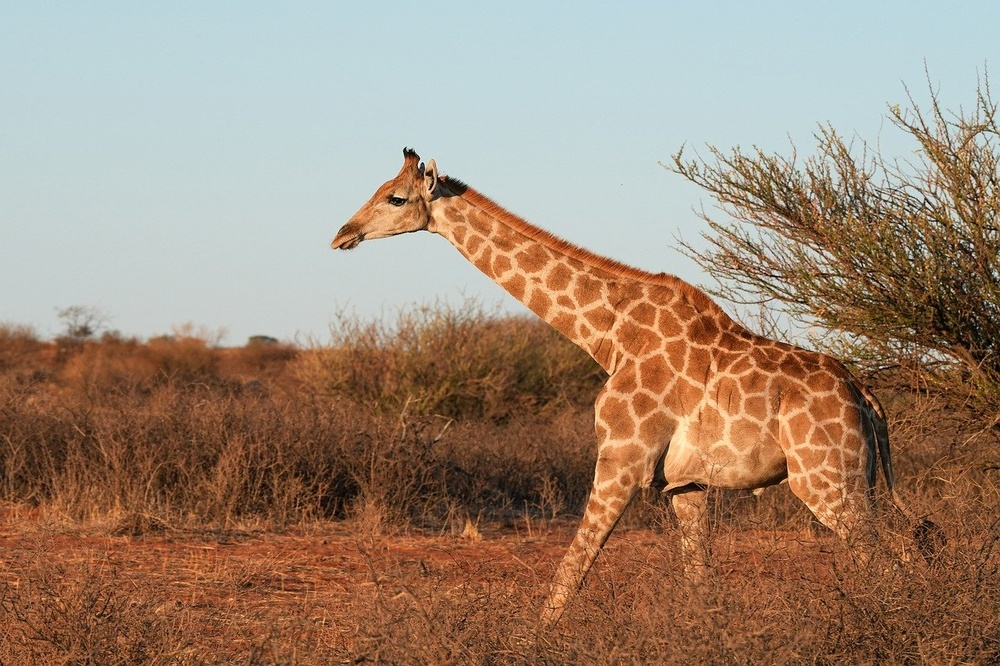
#> input picture Lab-04/input.jpg, 1000 x 666 px, shrunk from 1280 x 853 before the run
$ jupyter execute laplacian_filter.ipynb
#> lines starting #> are read from the running program, lines starting #| are printed output that depends on the picture
[cell 1]
# laplacian_filter.py

from PIL import Image
import numpy as np
import matplotlib.pyplot as plt
from scipy.ndimage import convolve

def apply_laplacian_filter(input_path, output_path):
    # Open the image and convert it to grayscale
#> called with input_path = 'input.jpg', output_path = 'laplacian_filtered.jpg'
    img = Image.open(input_path).convert("L")
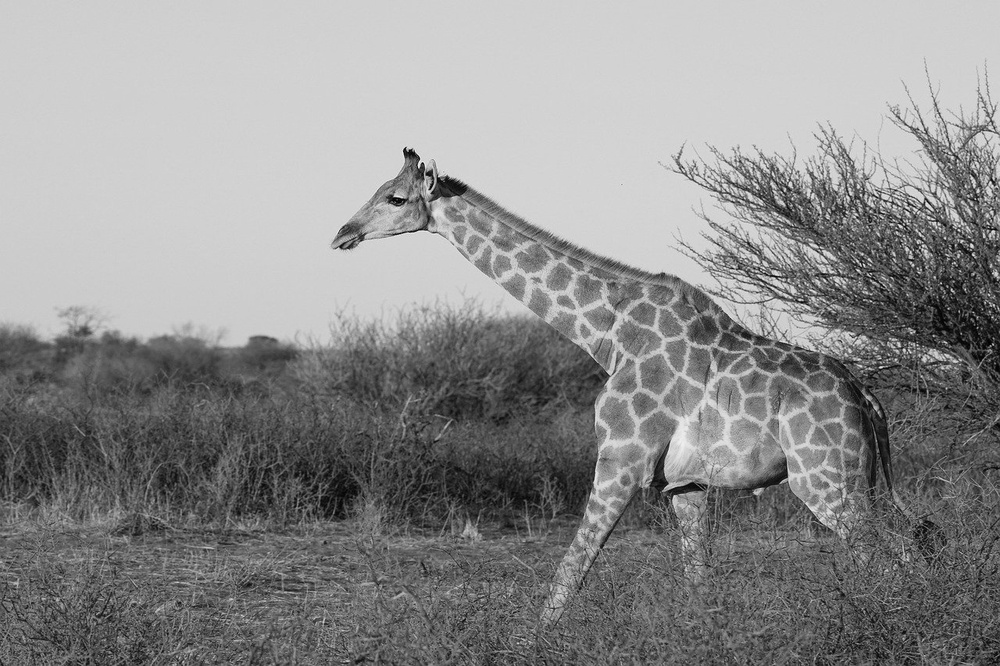
#> img: PIL image 1000x666 L; min 1, max 245, mean 141.1
    img_array = np.array(img)

    # Define the Laplacian kernel
    laplacian_kernel = np.array([[0, 1, 0],
                                 [1, -4, 1],
                                 [0, 1, 0]])

    # Apply the Laplacian filter using convolution
    laplacian_filtered = convolve(img_array, laplacian_kernel)
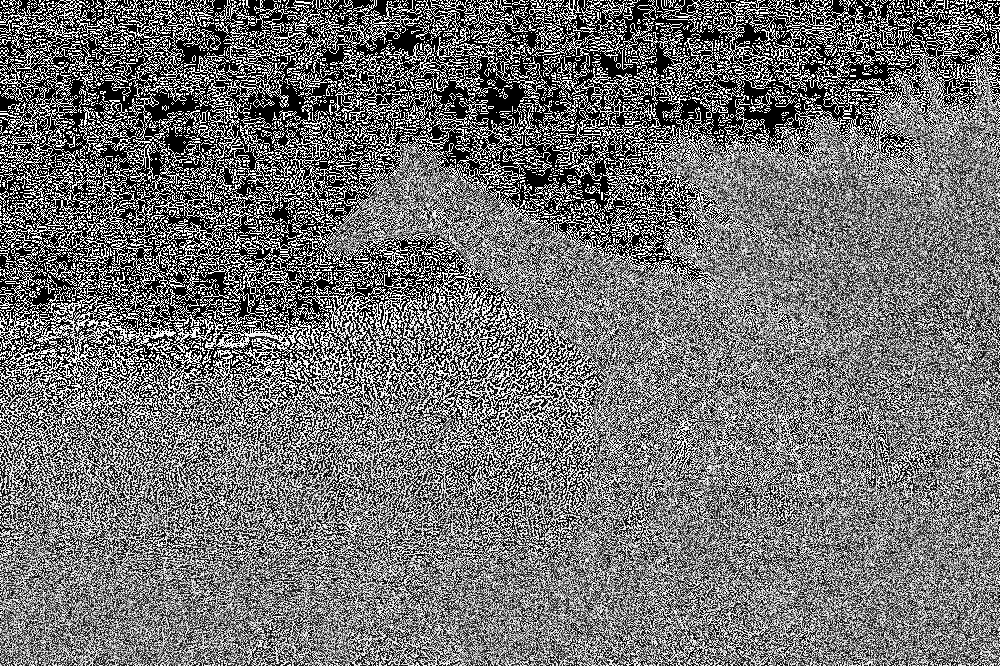
#> laplacian_filtered: shape (666, 1000); min 0, max 255, mean 114

    # Clip the result to ensure pixel values are valid
    laplacian_filtered = np.clip(laplacian_filtered, 0, 255).astype(np.uint8)
    laplacian_img = Image.fromarray(laplacian_filtered)

    # Save the filtered image
    laplacian_img.save(output_path)

    # Display the original and Laplacian-filtered images
    plt.figure(figsize=(10, 5))

    # Display original image
    plt.subplot(1, 2, 1)
    plt.imshow(img, cmap="gray")
    plt.title("Original Image")
    plt.axis("off")

    # Display Laplacian-filtered image
    plt.subplot(1, 2, 2)
    plt.imshow(laplacian_img, cmap="gray")
    plt.title("Laplacian Filtered Image")
    plt.axis("off")

    plt.tight_layout()
    plt.show()
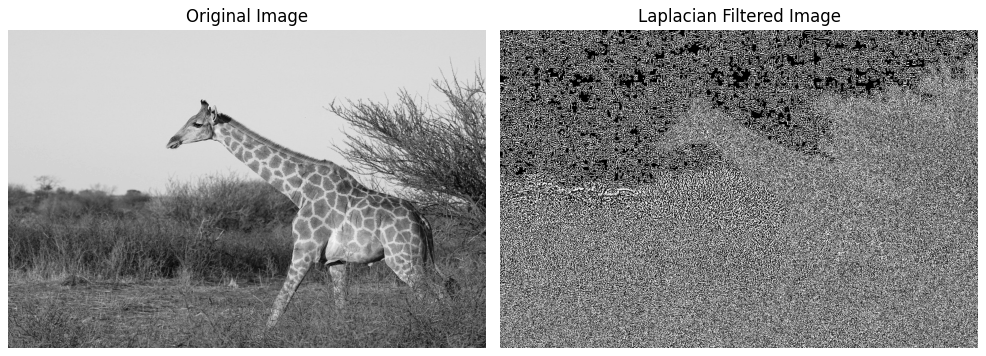
#> figure drawn by matplotlib, 2 panels

# Example usage
if __name__ == "__main__":
    input_path = "input.jpg"          # Replace with the path to your input image
    output_path = "laplacian_filtered.jpg"  # Desired output image path
    apply_laplacian_filter(input_path, output_path)
    print(f"Laplacian-filtered image saved as {output_path}")
